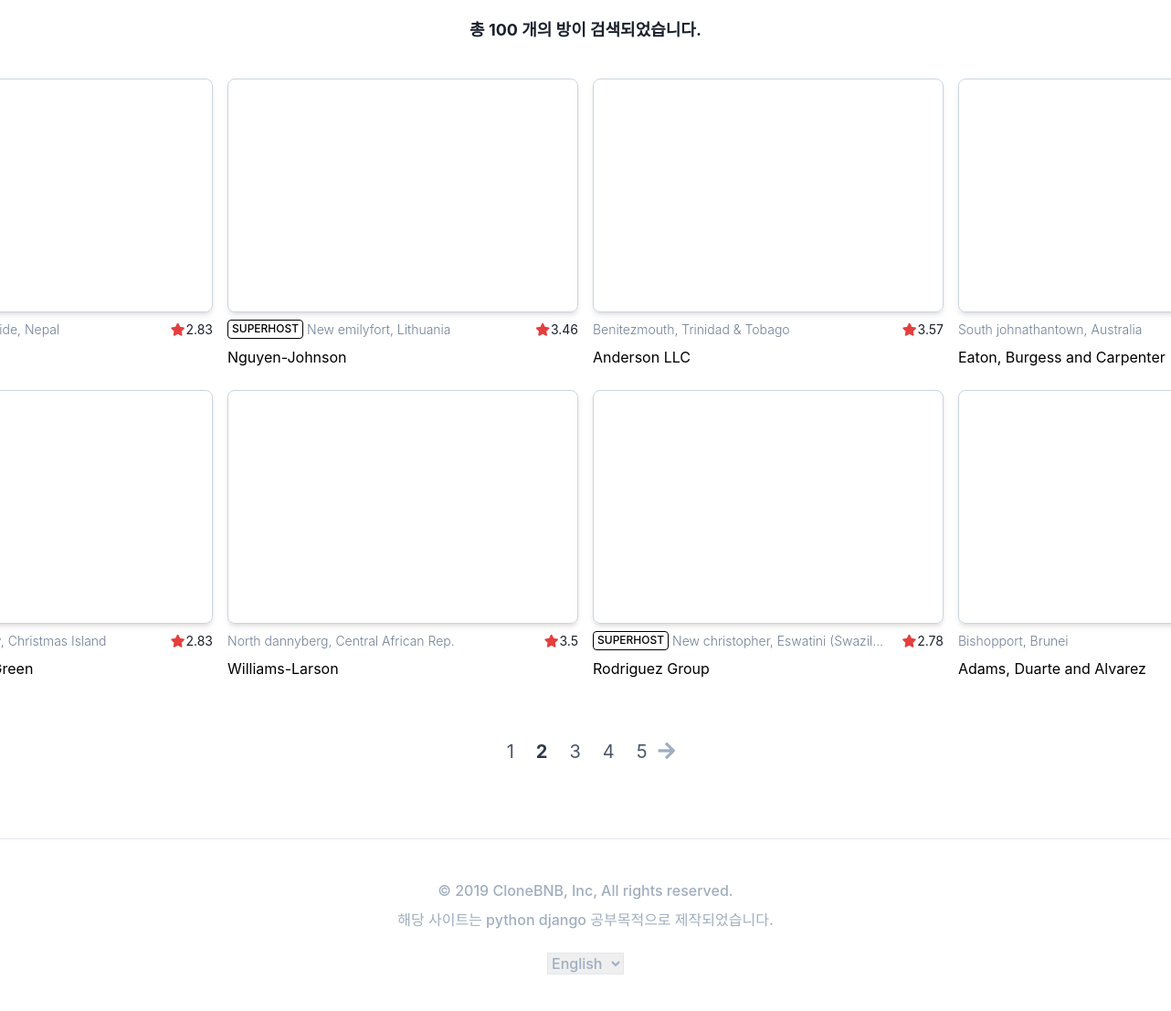
The page /rooms/search/?&page=2 (lower part) on the database as committed earlier.
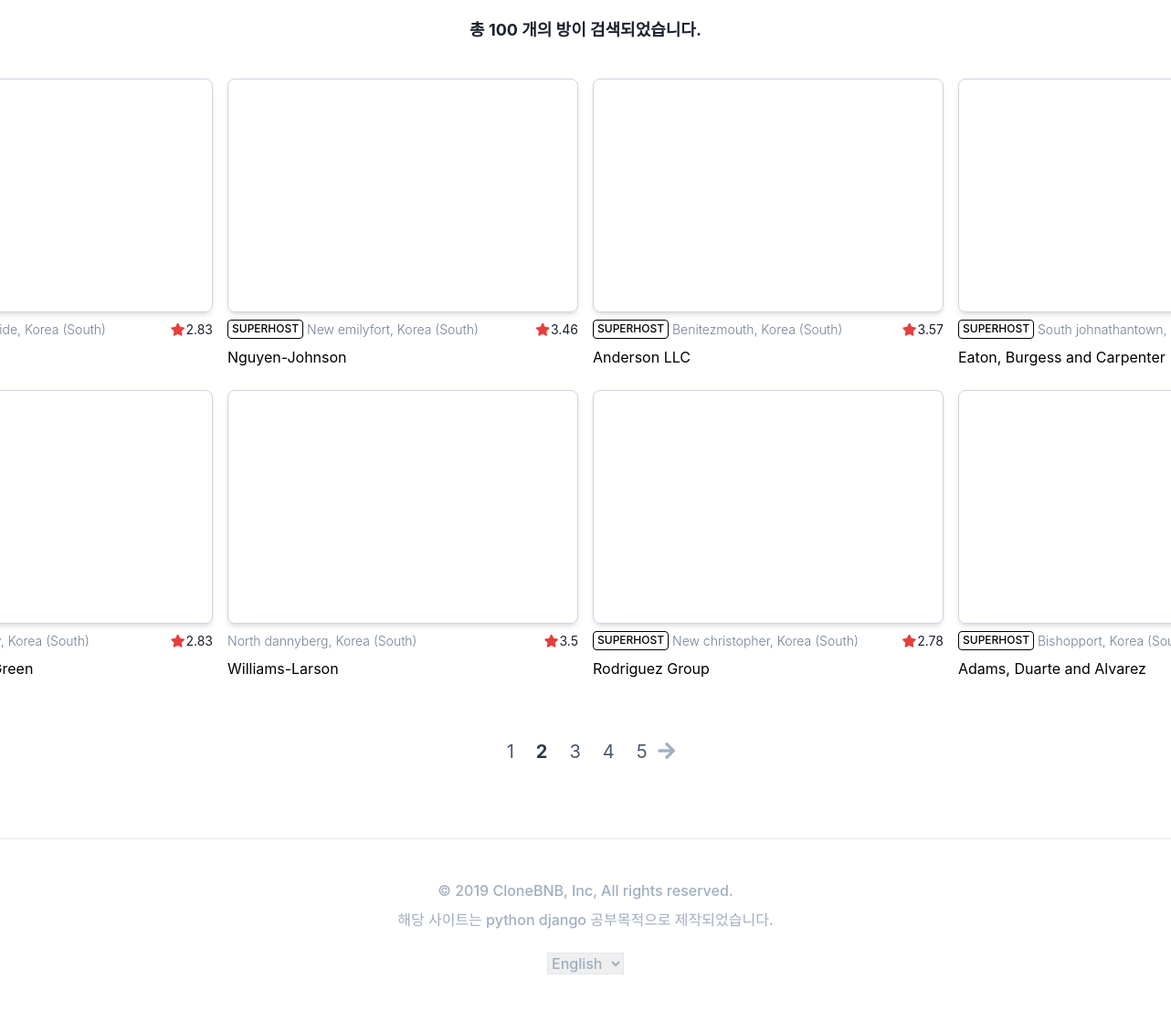
The same page on the database as committed later.
### rooms/models.py (models this page shows, shortened)
class Room(core_models.AbstractTimeStampModel):
    name = models.CharField(max_length=140)
    description = models.TextField()
    country = CountryField()
    city = models.CharField(max_length=80)
    price = models.IntegerField()
    address = models.CharField(max_length=140)
    guests = models.IntegerField(help_text="묵을 게스트 수")
    beds = models.IntegerField(help_text="침대 갯수")
    bedrooms = models.IntegerField(help_text="침실 갯수")
    baths = models.IntegerField()
    check_in = models.TimeField()
    check_out = models.TimeField()
    instant_book = models.BooleanField(default=False)
    host = models.ForeignKey(
        user_models.User, related_name="rooms", on_delete=models.CASCADE
    )
    room_type = models.ForeignKey(
        RoomType, related_name="rooms", on_delete=models.SET_NULL, null=True
    )
    amenities = models.ManyToManyField(Amenity, related_name="rooms", blank=True)
    facilities = models.ManyToManyField(Facility, related_name="rooms", blank=True)
    room_rules = models.ManyToManyField(HouseRule, related_name="rooms", blank=True)
    def total_rating(self):
        all_reviews = self.reviews.all()
        all_ratings = 0
        for review in all_reviews:
            all_ratings += review.rating_average()
        if all_reviews.count() > 0:
            return round(all_ratings / all_reviews.count(), 2)
        else:
            return 0
    def first_photo(self):
        photos = self.photos.all()
        if photos.count() > 0:
            photo, = photos[:1]
            return photo.file.url
        else:
            photo = "/static/img/noimage.svg"
            return photo

class Photo(core_models.AbstractTimeStampModel):
    caption = models.CharField(max_length=80)
    file = models.ImageField(upload_to="room_photos")
    room = models.ForeignKey(Room, related_name="photos", on_delete=models.CASCADE)

### reviews/models.py (models this page shows)
class Review(core_models.AbstractTimeStampModel):
    review = models.TextField()
    accuracy = models.IntegerField(
        validators=[MinValueValidator(1), MaxValueValidator(5)]
    )
    location = models.IntegerField(
        validators=[MinValueValidator(1), MaxValueValidator(5)]
    )
    communication = models.IntegerField(
        validators=[MinValueValidator(1), MaxValueValidator(5)]
    )
    check_in = models.IntegerField(
        validators=[MinValueValidator(1), MaxValueValidator(5)]
    )
    cleanliness = models.IntegerField(
        validators=[MinValueValidator(1), MaxValueValidator(5)]
    )
    value = models.IntegerField(validators=[MinValueValidator(1), MaxValueValidator(5)])
    user = models.ForeignKey(
        user_models.User, related_name="reviews", on_delete=models.CASCADE
    )
    room = models.ForeignKey(
        room_models.Room, related_name="reviews", on_delete=models.CASCADE
    )
    def __str__(self):
        return f"{self.review} - {self.room}"
    def rating_average(self):
        avg = (
            self.accuracy
            + self.location
            + self.communication
            + self.check_in
            + self.cleanliness
            + self.value
        ) / 6
        return round(avg, 2)
    __str__.short_description = "리뷰"
    rating_average.short_description = "평점"
    class Meta:
        ordering = ("-created",)

### rooms/views.py (the view)
# urls.py: path("search/", views.SearchView.as_view(), name="search"),
class SearchView(ListView):
    def get(self, request):
        city = request.GET.get("city")
        if city:
            form = forms.SearchForm(request.GET)
            form.fields["country"].initial = "KR"
            country = request.GET.get("country")
            if country is None:
                qDict = form.data
                _mutable = qDict._mutable
                qDict._mutable = True
                qDict["country"] = "KR"
                qDict._mutable = _mutable
            if form.is_valid():
                city = form.cleaned_data.get("city")
                country = form.cleaned_data.get("country")
                room_type = form.cleaned_data.get("room_type")
                price = form.cleaned_data.get("price")
                guests = form.cleaned_data.get("guests")
                bedrooms = form.cleaned_data.get("bedrooms")
                beds = form.cleaned_data.get("beds")
                baths = form.cleaned_data.get("baths")
                instant_book = form.cleaned_data.get("instant_book")
                superhost = form.cleaned_data.get("superhost")
                amenities = form.cleaned_data.get("amenities")
                facilities = form.cleaned_data.get("facilities")
                filter_args = {}
                if city != "Anywhere":
                    filter_args["city__startswith"] = city
                filter_args["country"] = country
                if room_type is not None:
                    filter_args["room_type"] = room_type
                if price is not None:
                    filter_args["price__lte"] = price
                if guests is not None:
                    filter_args["guests__gte"] = guests
                if bedrooms is not None:
                    filter_args["bedrooms__gte"] = bedrooms
                if beds is not None:
                    filter_args["beds__gte"] = beds
                if baths is not None:
                    filter_args["baths__gte"] = baths
                if instant_book is True:
                    filter_args["instant_book"] = True
                if superhost is True:
                    filter_args["host__superhost"] = True
                qs = room_models.Room.objects.filter(**filter_args).order_by("created")
                for amenity in amenities:
                    qs = qs & room_models.Room.objects.filter(amenities=amenity)
                for facility in facilities:
                    qs = qs & room_models.Room.objects.filter(facilities=facility)
                paginator = Paginator(qs, 8, orphans=0)
                page = request.GET.get("page", 1)
                page_obj = paginator.get_page(page)
                totalPage = paginator.num_pages
                countPage = 5
                startPage = int(
                    math.floor(((int(page) - 1) / int(countPage))) * int(countPage) + 1
                )
                endPage = startPage + countPage
                if endPage > int(totalPage):
                    pageRange = range(startPage, totalPage + 1)
                    page_obj.has_next = False
                else:
                    pageRange = range(startPage, endPage)
                if startPage == 1:
                    page_obj.has_previous = False
                roomCount = qs.count
                return render(
                    request,
                    "rooms/search.html",
                    {
                        "form": form,
                        "page_obj": page_obj,
                        "page": page,
                        "pageRange": pageRange,
                        "roomCount": roomCount,
                    },
                )
        else:
            form = forms.SearchForm()
            qs = room_models.Room.objects.all().order_by("created")[0:100]
            paginator = Paginator(qs, 8, orphans=0)
            page = request.GET.get("page", 1)
            page_obj = paginator.get_page(page)
            totalPage = paginator.num_pages
            countPage = 5
            startPage = int(
                math.floor(((int(page) - 1) / int(countPage))) * int(countPage) + 1
            )
            endPage = startPage + countPage
            if endPage > int(totalPage):
                pageRange = range(startPage, totalPage + 1)
                page_obj.has_next = False
            else:
                pageRange = range(startPage, endPage)
            if startPage == 1:
                page_obj.has_previous = False
            roomCount = qs.count
        return render(
            request,
            "rooms/search.html",
            {
                "form": form,
                "page_obj": page_obj,
                "page": page,
                "pageRange": pageRange,
                "roomCount": roomCount,
            },
        )

### rooms/forms.py
class SearchForm(forms.Form):
    city = forms.CharField(required=False)
    country = CountryField(default="KR").formfield()
    room_type = forms.ModelChoiceField(
        queryset=room_models.RoomType.objects.all(),
        required=False,
        empty_label="Any kind",
    )
    price = forms.IntegerField(required=False, max_value=999999999, min_value=0)
    guests = forms.IntegerField(required=False, min_value=0)
    bedrooms = forms.IntegerField(required=False, min_value=0)
    beds = forms.IntegerField(required=False, min_value=0)
    baths = forms.IntegerField(required=False, min_value=0)
    instant_book = forms.BooleanField(required=False)
    superhost = forms.BooleanField(required=False)
    amenities = forms.ModelMultipleChoiceField(
        queryset=room_models.Amenity.objects.all(),
        widget=forms.CheckboxSelectMultiple,
        required=False,
    )
    facilities = forms.ModelMultipleChoiceField(
        queryset=room_models.Facility.objects.all(),
        widget=forms.CheckboxSelectMultiple,
        required=False,
    )

### rooms/models.py (called while the page is built)
    def __str__(self):
        return self.name

### templates/rooms/search.html (shortened to what this page needs)
{% extends "base.html" %}
{% load static %}
{% load room_tag %}
{% load widget_tweaks %}
{% block content %}
    {% if roomCount %}
        <div class="container mx-auto">
            <div class="containter mx-auto mb-10">
                <h4 class="font-bold text-lg text-center">
                총 {{roomCount}} 개의 방이 검색되었습니다.
                </h4>
            </div>
            <div class="flex flex-wrap -mx-40 mb-10">
                {% for room in page_obj.object_list %}
                        {% include 'mixins/room_card.html' with room=room %}
                {% endfor %}
            </div>
            <div class="flex items-center justify-center pb-10">
                {% for page in pageRange %}
                    <span class="mx-3">
                        {% if page_obj.number == page %}
                            <a class="text-xl font-bold text-gray-800 hover:text-black">{{ page }}</a>
                        {% else %}
                            <a class="text-xl text-gray-700 hover:text-black " href="?{{ request.GET.urlencode|change_page:page}}">{{ page }}</a>
                        {% endif %}
                    </span>
                {% endfor %}
                {% if page_obj.has_next %}
                    {% if page|add:'5' > page_obj.paginator.num_pages  %}
                        <a href="?{{ request.GET.urlencode|change_page:page_obj.paginator.num_pages}}">
                    {% else %}
                        <a href="?{{ request.GET.urlencode|next_page}}">
                    {% endif %}
                            <i class="fas fa-arrow-right fa-lg text-gray-500 hover:text-gray-700"></i>
                        </a>
                {% endif %}
            </div>
        </div>
    {% endif %}
{% endblock content %}

### templates/mixins/room_card.html (shortened to what this page needs)
<div class="w-1/4 px-2 mb-6">
    <a href="{% url 'rooms:detail' pk=room.pk %}" >
        <div class="room-photo w-full h-64 bg-cover bg-center mb-2 shadow-md rounded-lg border border-gray-400" style="background-image: url({{ room.first_photo }});">
        </div>
        <div class="flex justify-between mb-2">
            <div class="flex w-5/6">
                {% if room.host.superhost %}
                    <span class="uppercase font-medium text-xs border border-black text-black rounded px-1 mr-1">
                        superhost</span>
                {% endif %}
                <span class="text-sm text-gray-600 font-light block truncate"> {{room.city}}, {{room.country.name}}</span>
            </div>
            <span class="text-sm flex items-center">
                <i class="fas fa-star text-red-600 mr-px"></i>{{room.total_rating}}
            </span>
        </div>
        <span class="text-black truncate block">{{room.name}}</span>
    </a>
</div>

Rows that differ between the two databases and show on the page:
changed Room "Huffmanside": country.name "Nepal" → "Korea (South)"
changed Room "Nguyen-Johnson": country.name "Lithuania" → "Korea (South)"
changed Room "Anderson LLC": country.name "Trinidad & Tobago" → "Korea (South)"; now shows "SUPERHOST"
changed Room "Eaton, Burgess and Carpenter": country.name "Australia" → (not shown); now shows "SUPERHOST"
changed Room "Joyce, Turner and Green": country.name "Christmas Island" → "Korea (South)"
changed Room "Williams-Larson": country.name "Central African Rep." → "Korea (South)"
changed Room "Rodriguez Group": country.name "Eswatini (Swazil…" → "Korea (South)"
changed Room "Adams, Duarte and Alvarez": country.name "Brunei" → "Korea…"; now shows "SUPERHOST"
